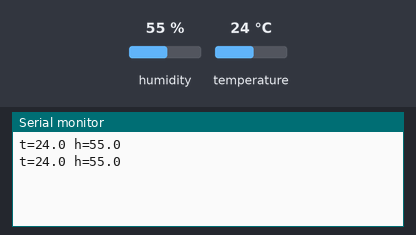
A sketch run on a simulated ESP32. On the bench: the last lines printed to the serial monitor. Inputs (shaded band) come from the test bench; at power-on: humidity 55 %, temperature 24 °C.

Above: at 5.0 s.
5.1 s: humidity set to 22 %
At 7.7 s:
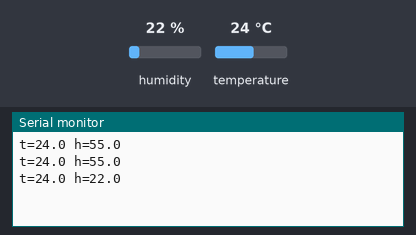
8.2 s: temperature set to 12 °C
At 9.6 s:
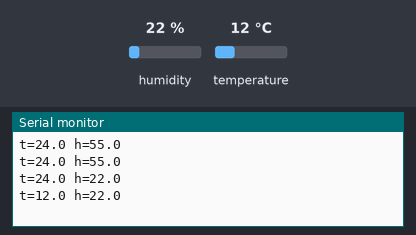
11.3 s: humidity set to 40 %
At 13.1 s:
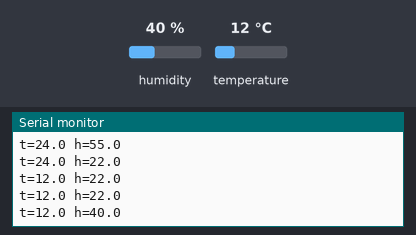
Timing chart, 0 to 14.6 s (numbered marks = the images above; inputs shaded):
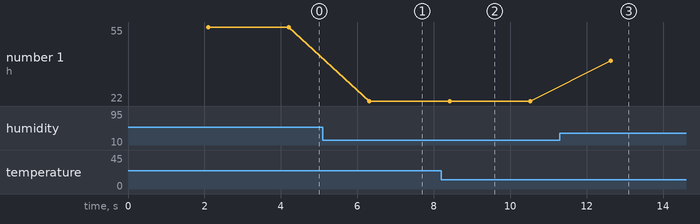

The sketch:

dht_xiao.ino
```cpp
// libs3 check: the Adafruit DHT sensor library reading a DHT22 on GP26 (XIAO D0) of a Seeed XIAO RP2040.
#include <DHT.h>

#define DHT_PIN 26
DHT dht(DHT_PIN, DHT22);

void setup() {
  Serial.begin(115200);
  dht.begin();
}

void loop() {
  delay(2100);  // the DHT22 measures at most every 2 s
  float h = dht.readHumidity();
  float t = dht.readTemperature();
  if (isnan(h) || isnan(t)) {
    Serial.println("dht read failed");
    return;
  }
  Serial.print("t=");
  Serial.print(t, 1);
  Serial.print(" h=");
  Serial.println(h, 1);
}
```

Measured:
- after the input at 5.1 s, the serial monitor: prints a new line after 1.2 s (image 1)
- after the input at 8.2 s, the serial monitor: prints a new line after 0.22 s (image 2)
- after the input at 11.3 s, the serial monitor: prints a new line after 1.3 s (image 3)
- plotted number 1: 55 → 22 after the input at 5.1 s, 22 → 40 after the input at 11.3 s
